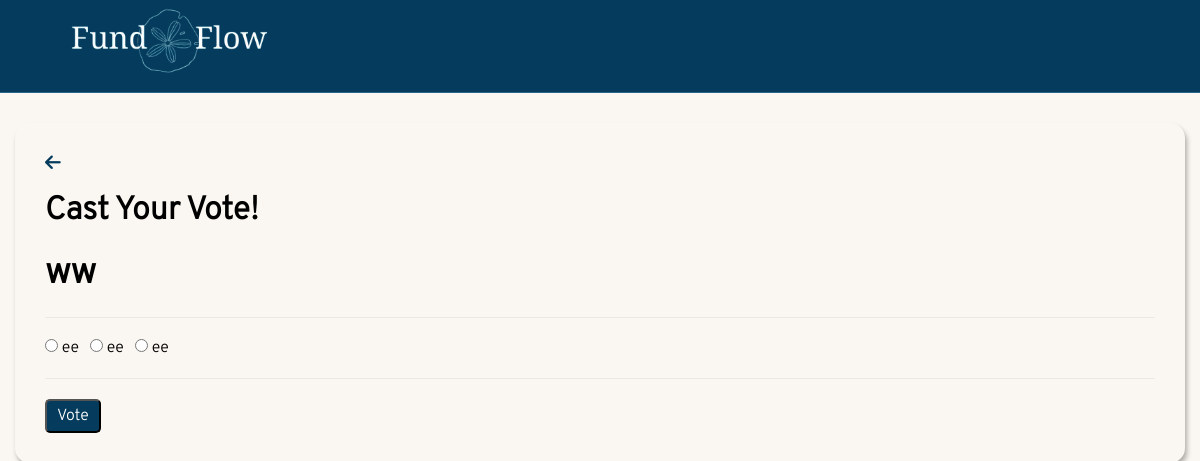
Page /voteforpoll/9 on the earlier database version.
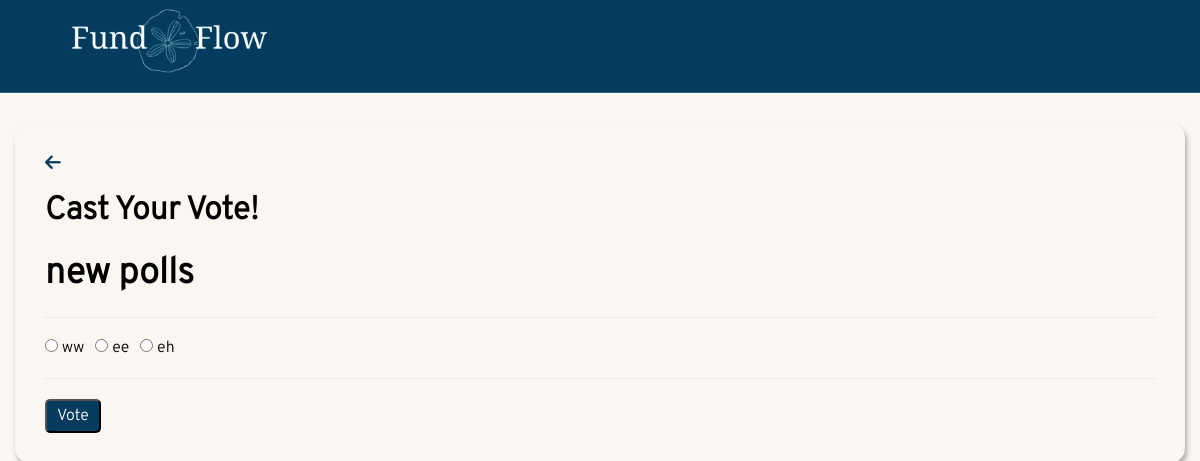
Same page on the later database version.
### FundFlow/models.py (models this page shows, shortened)
class Poll(models.Model):
    question = models.TextField()
    option_one = models.CharField(max_length=50)
    option_two = models.CharField(max_length=50)
    option_three = models.CharField(max_length=50)
    option_one_count = models.IntegerField(default=0)
    option_two_count = models.IntegerField(default=0)
    option_three_count = models.IntegerField(default=0)
    pub_date = models.DateTimeField()
    expiration_date = models.DateTimeField()
    organization = models.ForeignKey(
        'Organization',
        on_delete=models.CASCADE,
        related_name='polls',
        null=True  # Make it nullable for existing records
    )
    created_by = models.ForeignKey(
        User,
        on_delete=models.CASCADE,
        related_name='created_polls',
        null=True
    )

### FundFlow/views.py (the view, shortened to what this page needs)
# urls.py: path('voteforpoll/<poll_id>', views.voteForPoll_view, name='voteForPoll'),
def voteForPoll_view(request, poll_id):
    poll = Poll.objects.get(pk=poll_id)
    context = {
        'poll' : poll
    }
    template = loader.get_template('voting/voteForPoll.html')
    return HttpResponse(template.render(context, request))

### FundFlow/templates/voting/voteForPoll.html (shortened to what this page needs)
{% extends 'base.html' %}
{% block content %}
<div class="voting-row">
    <div class="col-lg-8 col-lg-offset-2">
        <div class="panel vote-panel-default">
            <a href="{% url 'voting' %}"><i class="fa-solid fa-arrow-left vote-go-back" ></i></a>
            <div class="panel-heading">
                <h3 class="panel-title">Cast Your Vote!</h3>
            </div>
            <div class="panel-body">
                <div class="row">
                    <div class="col-lg-12">
                        <h2>{{ poll.question }}</h2>
                    </div>
                </div>
                <div class="row">
                    <div class="col-lg-12">
                        <hr />
                        <form method="POST">
                            <div class="radio-options-form-group">
                                <div class="radio">
                                    <label>
                                        <input type="radio" name="poll" value="option1" required>
                                        {{ poll.option_one }}
                                    </label> &nbsp;
                                    <label>
                                        <input type="radio" name="poll" value="option2">
                                        {{ poll.option_two }}
                                    </label> &nbsp;
                                    <label>
                                        <input type="radio" name="poll" value="option3">
                                        {{ poll.option_three }}
                                    </label> &nbsp;
                                </div>
                            </div>
                            <hr />
                            <button type="submit" class="votePoll-btn btn-info">
                                Vote
                            </button>
                        </form>
                    </div>
                </div>
            </div>
        </div>
    </div>
</div>
{% endblock %}

Differences in the rows shown:
changed Poll "ww": question "ww" → "new polls"; option_one "ee" → "ww"; option_three "ee" → "eh"
Other differences:
form field poll: "☐ ee" → "☐ ww"
form field poll: "☐ ee" → "☐ eh"
